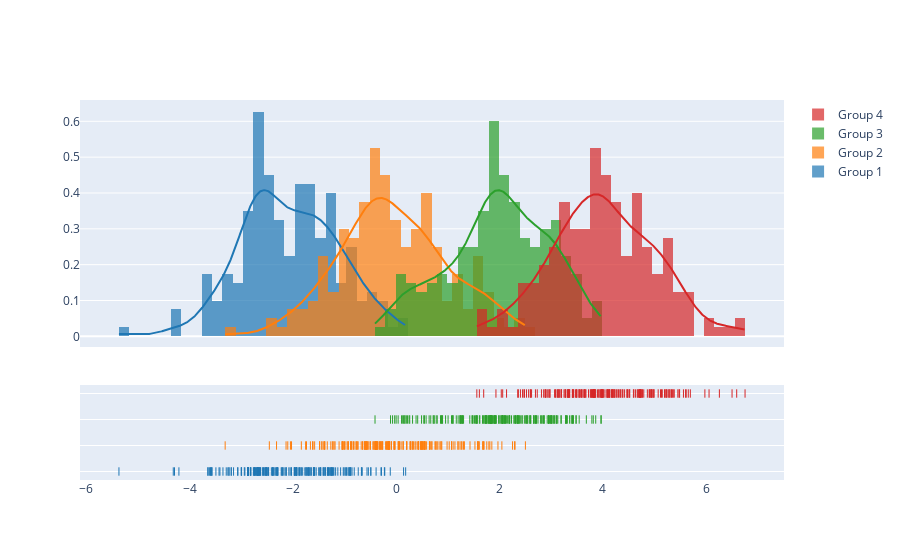

Write notebook code for a chart like this one.
### Code cell
import plotly.figure_factory as ff

# Add histogram data
x1 = np.random.randn(200) - 2
x2 = np.random.randn(200)
x3 = np.random.randn(200) + 2
x4 = np.random.randn(200) + 4

# Group data together
hist_data = [x1, x2, x3, x4]

group_labels = ['Group 1', 'Group 2', 'Group 3', 'Group 4']

# Create distplot with custom bin_size
fig = ff.create_distplot(hist_data, group_labels, bin_size=.2)
fig.show()

### Figure 1 — Plotly figure (JSON) as saved in the notebook; plotly's stock layout.template omitted (floating-point values rounded to 4 significant figures; data arrays with more than 128 entries replaced by an {"elided": "..."} marker saying what was removed)
{"data": [{"autobinx": false, "histnorm": "probability density", "legendgroup": "Group 1", "marker": {"color": "rgb(31, 119, 180)"}, "name": "Group 1", "opacity": 0.7, "type": "histogram", "x": {"elided": "200 float values"}, "xaxis": "x", "xbins": {"end": 0.1823, "size": 0.2, "start": -5.369}, "yaxis": "y"}, {"autobinx": false, "histnorm": "probability density", "legendgroup": "Group 2", "marker": {"color": "rgb(255, 127, 14)"}, "name": "Group 2", "opacity": 0.7, "type": "histogram", "x": {"elided": "200 float values"}, "xaxis": "x", "xbins": {"end": 2.501, "size": 0.2, "start": -3.312}, "yaxis": "y"}, {"autobinx": false, "histnorm": "probability density", "legendgroup": "Group 3", "marker": {"color": "rgb(44, 160, 44)"}, "name": "Group 3", "opacity": 0.7, "type": "histogram", "x": {"elided": "200 float values"}, "xaxis": "x", "xbins": {"end": 3.967, "size": 0.2, "start": -0.4109}, "yaxis": "y"}, {"autobinx": false, "histnorm": "probability density", "legendgroup": "Group 4", "marker": {"color": "rgb(214, 39, 40)"}, "name": "Group 4", "opacity": 0.7, "type": "histogram", "x": {"elided": "200 float values"}, "xaxis": "x", "xbins": {"end": 6.753, "size": 0.2, "start": 1.56}, "yaxis": "y"}, {"legendgroup": "Group 1", "marker": {"color": "rgb(31, 119, 180)"}, "mode": "lines", "name": "Group 1", "showlegend": false, "type": "scatter", "x": {"elided": "500 float values"}, "xaxis": "x", "y": {"elided": "500 float values"}, "yaxis": "y"}, {"legendgroup": "Group 2", "marker": {"color": "rgb(255, 127, 14)"}, "mode": "lines", "name": "Group 2", "showlegend": false, "type": "scatter", "x": {"elided": "500 float values"}, "xaxis": "x", "y": {"elided": "500 float values"}, "yaxis": "y"}, {"legendgroup": "Group 3", "marker": {"color": "rgb(44, 160, 44)"}, "mode": "lines", "name": "Group 3", "showlegend": false, "type": "scatter", "x": {"elided": "500 float values"}, "xaxis": "x", "y": {"elided": "500 float values"}, "yaxis": "y"}, {"legendgroup": "Group 4", "marker": {"color": "rgb(214, 39, 40)"}, "mode": "lines", "name": "Group 4", "showlegend": false, "type": "scatter", "x": {"elided": "500 float values"}, "xaxis": "x", "y": {"elided": "500 float values"}, "yaxis": "y"}, {"legendgroup": "Group 1", "marker": {"color": "rgb(31, 119, 180)", "symbol": "line-ns-open"}, "mode": "markers", "name": "Group 1", "showlegend": false, "type": "scatter", "x": {"elided": "200 float values"}, "xaxis": "x", "y": {"elided": "200 str values"}, "yaxis": "y2"}, {"legendgroup": "Group 2", "marker": {"color": "rgb(255, 127, 14)", "symbol": "line-ns-open"}, "mode": "markers", "name": "Group 2", "showlegend": false, "type": "scatter", "x": {"elided": "200 float values"}, "xaxis": "x", "y": {"elided": "200 str values"}, "yaxis": "y2"}, {"legendgroup": "Group 3", "marker": {"color": "rgb(44, 160, 44)", "symbol": "line-ns-open"}, "mode": "markers", "name": "Group 3", "showlegend": false, "type": "scatter", "x": {"elided": "200 float values"}, "xaxis": "x", "y": {"elided": "200 str values"}, "yaxis": "y2"}, {"legendgroup": "Group 4", "marker": {"color": "rgb(214, 39, 40)", "symbol": "line-ns-open"}, "mode": "markers", "name": "Group 4", "showlegend": false, "type": "scatter", "x": {"elided": "200 float values"}, "xaxis": "x", "y": {"elided": "200 str values"}, "yaxis": "y2"}], "layout": {"barmode": "overlay", "hovermode": "closest", "legend": {"traceorder": "reversed"}, "xaxis": {"anchor": "y2", "domain": [0.0, 1.0], "zeroline": false}, "yaxis": {"anchor": "free", "domain": [0.35, 1], "position": 0.0}, "yaxis2": {"anchor": "x", "domain": [0, 0.25], "dtick": 1, "showticklabels": false}}}
